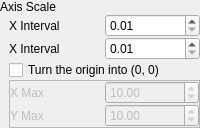
              <widget class="QFrame" name="frame_axisScale">
               <property name="sizePolicy">
                <sizepolicy hsizetype="Preferred" vsizetype="Fixed">
                 <horstretch>0</horstretch>
                 <verstretch>0</verstretch>
                </sizepolicy>
               </property>
               <layout class="QVBoxLayout" name="verticalLayout_3">
                <property name="spacing">
                 <number>0</number>
                </property>
                <property name="leftMargin">
                 <number>0</number>
                </property>
                <property name="topMargin">
                 <number>0</number>
                </property>
                <property name="rightMargin">
                 <number>0</number>
                </property>
                <property name="bottomMargin">
                 <number>0</number>
                </property>
                <item>
                 <widget class="QLabel" name="label_11">
                  <property name="sizePolicy">
                   <sizepolicy hsizetype="Fixed" vsizetype="Fixed">
                    <horstretch>0</horstretch>
                    <verstretch>0</verstretch>
                   </sizepolicy>
                  </property>
                  <property name="minimumSize">
                   <size>
                    <width>0</width>
                    <height>12</height>
                   </size>
                  </property>
                  <property name="text">
                   <string>Axis Scale</string>
                  </property>
                  <property name="class" stdset="0">
                   <string>bold</string>
                  </property>
                 </widget>
                </item>
                <item>
                 <widget class="QWidget" name="widget_2" native="true">
                  <property name="sizePolicy">
                   <sizepolicy hsizetype="Preferred" vsizetype="Fixed">
                    <horstretch>0</horstretch>
                    <verstretch>0</verstretch>
                   </sizepolicy>
                  </property>
                  <property name="minimumSize">
                   <size>
                    <width>38</width>
                    <height>46</height>
                   </size>
                  </property>
                  <layout class="QGridLayout" name="gridLayout_4">
                   <property name="leftMargin">
                    <number>9</number>
                   </property>
                   <property name="topMargin">
                    <number>0</number>
                   </property>
                   <property name="rightMargin">
                    <number>0</number>
                   </property>
                   <property name="bottomMargin">
                    <number>0</number>
                   </property>
                   <property name="spacing">
                    <number>0</number>
                   </property>
                   <item row="2" column="0" colspan="2">
                    <widget class="QCheckBox" name="checkBox_origin">
                     <property name="text">
                      <string>Turn the origin into (0, 0)</string>
                     </property>
                    </widget>
                   </item>
                   <item row="1" column="0">
                    <widget class="QLabel" name="label_yInterval">
                     <property name="text">
                      <string>X Interval</string>
                     </property>
                    </widget>
                   </item>
                   <item row="0" column="1">
                    <widget class="QDoubleSpinBox" name="doubleSpinBox_Xinterval">
                     <property name="minimumSize">
                      <size>
                       <width>0</width>
                       <height>12</height>
                      </size>
                     </property>
                     <property name="minimum">
                      <double>0.010000000000000</double>
                     </property>
                    </widget>
                   </item>
                   <item row="0" column="0">
                    <widget class="QLabel" name="label_xInterval">
                     <property name="text">
                      <string>X Interval</string>
                     </property>
                    </widget>
                   </item>
                   <item row="1" column="1">
                    <widget class="QDoubleSpinBox" name="doubleSpinBox_Yinterval">
                     <property name="minimumSize">
                      <size>
                       <width>0</width>
                       <height>12</height>
                      </size>
                     </property>
                     <property name="minimum">
                      <double>0.010000000000000</double>
                     </property>
                    </widget>
                   </item>
                   <item row="3" column="0" colspan="2">
                    <widget class="QFrame" name="frame_axisMax">
                     <property name="enabled">
                      <bool>false</bool>
                     </property>
                     <property name="sizePolicy">
                      <sizepolicy hsizetype="Expanding" vsizetype="Preferred">
                       <horstretch>0</horstretch>
                       <verstretch>0</verstretch>
                      </sizepolicy>
                     </property>
                     <property name="frameShape">
                      <enum>QFrame::StyledPanel</enum>
                     </property>
                     <property name="frameShadow">
                      <enum>QFrame::Raised</enum>
                     </property>
                     <layout class="QGridLayout" name="gridLayout">
                      <property name="leftMargin">
                       <number>0</number>
                      </property>
                      <property name="topMargin">
                       <number>0</number>
                      </property>
                      <property name="rightMargin">
                       <number>0</number>
                      </property>
                      <property name="bottomMargin">
                       <number>0</number>
                      </property>
                      <property name="spacing">
                       <number>0</number>
                      </property>
                      <item row="0" column="0">
                       <widget class="QLabel" name="label_xMax">
                        <property name="text">
                         <string>X Max</string>
                        </property>
                       </widget>
                      </item>
                      <item row="0" column="1">
                       <widget class="QDoubleSpinBox" name="doubleSpinBox_xMax">
                        <property name="enabled">
                         <bool>false</bool>
                        </property>
                        <property name="minimumSize">
                         <size>
                          <width>0</width>
                          <height>12</height>
                         </size>
                        </property>
                        <property name="focusPolicy">
                         <enum>Qt::NoFocus</enum>
                        </property>
                        <property name="minimum">
                         <double>0.010000000000000</double>
                        </property>
                        <property name="value">
                         <double>10.000000000000000</double>
                        </property>
                       </widget>
                      </item>
                      <item row="1" column="0">
                       <widget class="QLabel" name="label_yMax">
                        <property name="text">
                         <string>Y Max</string>
                        </property>
                       </widget>
                      </item>
                      <item row="1" column="1">
                       <widget class="QDoubleSpinBox" name="doubleSpinBox_yMax">
                        <property name="enabled">
                         <bool>false</bool>
                        </property>
                        <property name="minimumSize">
                         <size>
                          <width>0</width>
                          <height>12</height>
                         </size>
                        </property>
                        <property name="focusPolicy">
                         <enum>Qt::NoFocus</enum>
                        </property>
                        <property name="minimum">
                         <double>0.010000000000000</double>
                        </property>
                        <property name="value">
                         <double>10.000000000000000</double>
                        </property>
                       </widget>
                      </item>
                     </layout>
                    </widget>
                   </item>
                  </layout>
                 </widget>
                </item>
               </layout>
              </widget>
